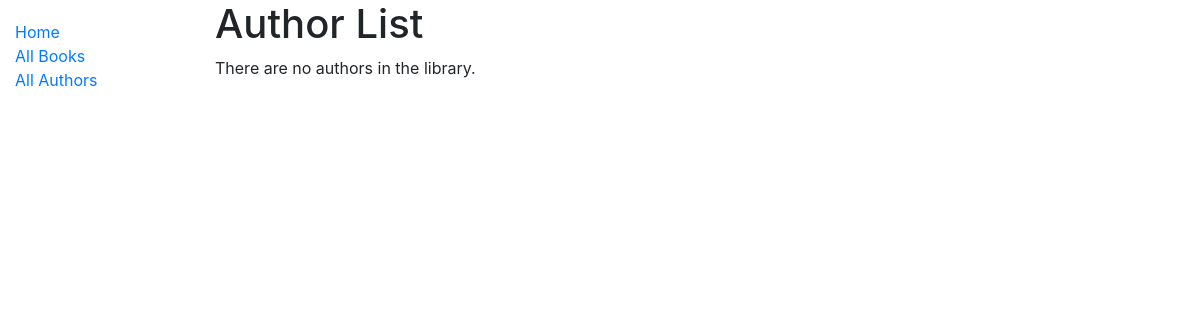
Page /catalog/authors/ on the earlier database version.
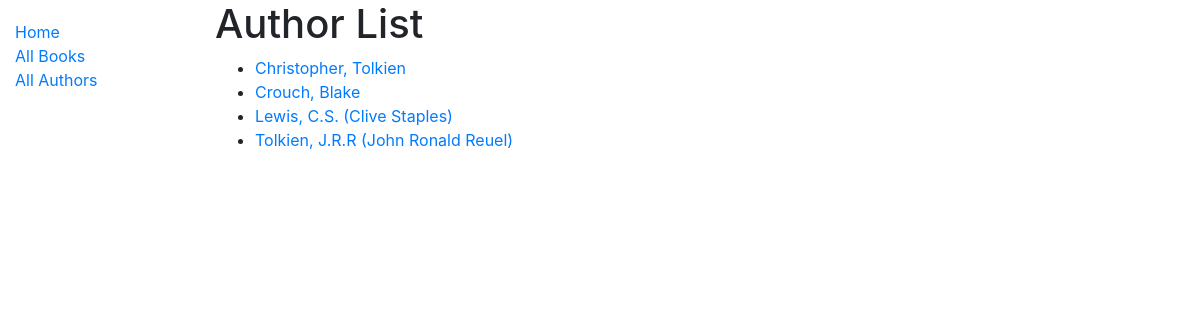
Same page on the later database version.
### catalog/models.py (models this page shows, shortened)
class Author(models.Model):
	first_name = models.CharField(max_length=100)
	last_name = models.CharField(max_length=100)
	date_of_birth = models.DateField(null=True, blank=True)
	date_of_death = models.DateField('Died', null=True, blank=True)
	def get_absolute_url(self):
		return reverse('author-detail', args=[str(self.id)])
	class Meta:
		ordering = ['last_name', 'first_name']

### catalog/views.py (the view)
# urls.py: path('authors/', views.AuthorListView.as_view(), name='authors'),
class AuthorListView(generic.ListView):
	model = Author

### catalog/templates/catalog/author_list.html
{% extends "base_generic.html" %}
{% block content %}
  <h1>Author List</h1>
  {% if author_list %}
  <ul>
    {% for author in author_list %}
      <li>
        <a href="{{ author.get_absolute_url }}"> {{ author.last_name }}, {{ author.first_name}} </a>
      </li>
    {% endfor %}
  </ul>
  {% else %}
    <p>There are no authors in the library.</p>
  {% endif %}
{% endblock %}

### catalog/templates/base_generic.html (shortened to what this page needs)
<!DOCTYPE html>
<html lang="en">
<head>
	<link rel="stylesheet" href="https://stackpath.bootstrapcdn.com/bootstrap/4.1.3/css/bootstrap.min.css">
  {% load static %}
  <link rel="stylesheet" href="{% static 'css/style.css' %}">
</head>
<body>
	<div class="container-fluid">
		<div class="row">
			<div class = "col-sm-2">
			{% block sidebar %}
				<ul class="sidebar-nav">
					<li><a href="{% url 'index'  %}">Home</a></li>
					<li><a href="{% url  'books' %}">All Books</a></li>
					<li><a href="{% url 'authors' %}">All Authors</a></li>
				</ul>
			{% endblock  %}
			</div>
			<div class="col-sm-10">{% block content  %}{% endblock  %}
			</div>
		</div>
	</div>
</body>
</html>

### catalog/static/css/style.css (style rules this page uses)
.sidebar-nav { margin-top: 20px; padding: 0; list-style: none; }

Differences in the rows shown:
added Author: last_name "Christopher", first_name "Tolkien"
added Author: last_name "Crouch", first_name "Blake"
added Author: last_name "Lewis", first_name "C.S. (Clive Staples)"
added Author: last_name "Tolkien", first_name "J.R.R (John Ronald Reuel)"
Other differences:
text no longer shown: "There are no authors in the library."
